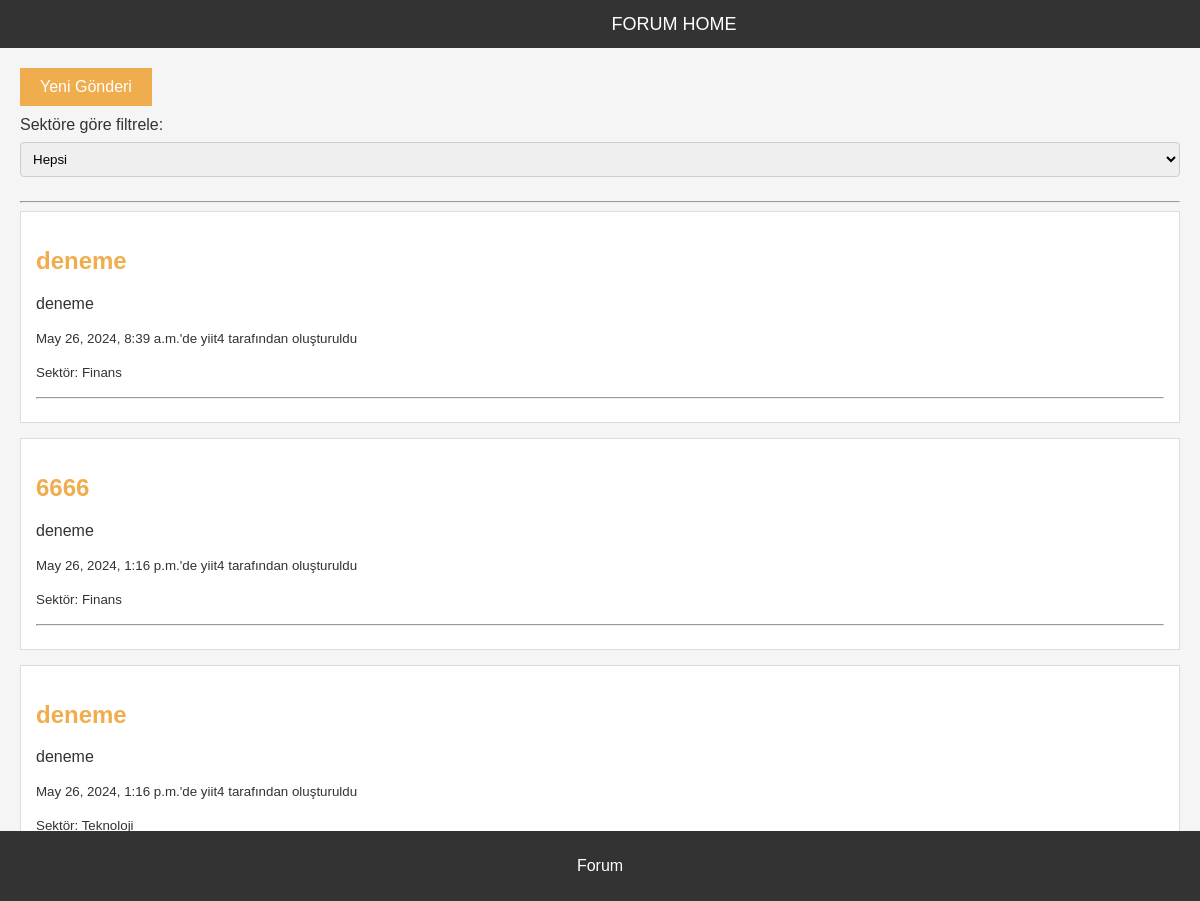
The page /forum_home on the database its author committed.
### blog/models.py (models this page shows)
class Post(models.Model):
    title = models.CharField(max_length=200)
    author = models.ForeignKey(settings.AUTH_USER_MODEL, on_delete=models.CASCADE)
    content = models.TextField()
    created_at = models.DateTimeField(auto_now_add=True)
    updated_at = models.DateTimeField(auto_now=True)
    views = models.IntegerField(default=0)

### blog/views.py (the view)
# urls.py: path('forum_home', views.forum_home, name='forum_home'),
def forum_home(request):
    sector = request.GET.get('sector', None)
    if sector:
        posts = Post.objects.filter(sector=sector)
    else:
        posts = Post.objects.all()
    return render(request, 'blog/forum_home.html', {'posts': posts, 'sector': sector})

### blog/templates/blog/forum_home.html (shortened to what this page needs)
<!DOCTYPE html>
<html lang="tr">
<head>
</head>
<body>
    <header>
        <h1>Forum Home</h1>
        <nav>
            <p>FORUM HOME</p>
        </nav>
    </header>
    <main>
        <div class="row justify-content-center">
            <div class="col-md-6">
                <a href="{% url 'new_post' %}" class="btn btn-primary">Yeni Gönderi</a>
            </div>
            <div class="col-md-6">
                <label for="sector-filter">Sektöre göre filtrele:</label>
                <select id="sector-filter" class="form-control">
                    <option value="">Hepsi</option>
                </select>
            </div>
        </div>
        <hr>
        {% for post in posts %}
            <div class="post" data-sector="{{ post.sector }}">
                <h2><a href="{% url 'post_detail' post.id %}" class="post-title">{{ post.title }}</a></h2>
                <p>{{ post.content|truncatewords:30 }}</p>
                <p><small>{{ post.created_at }}'de {{ post.author }} tarafından oluşturuldu</small></p>
                <p><small>Sektör: {{ post.sector }}</small></p>
                {% if not forloop.last %}
                    <hr>
                {% endif %}
            </div>
        {% empty %}
            <p>Gönderi bulunamadı.</p>
        {% endfor %}
    </main>
    <footer>
        <p>Forum</p>
    </footer>
</body>
</html>

### blog/templates/blog/forum_home.html (style rules this page uses)
body { font-family: Arial, sans-serif; background-color: #f5f5f5; color: #333; margin: 0; padding: 0; }
header { background-color: #333; color: #fff; padding: 10px; display: flex; justify-content: space-between; align-items: center; }
header h1 { margin: 0; font-size: 24px; }
header nav { display: flex; flex-grow: 1; justify-content: center; }
header nav p { color: #fff; font-size: 18px; margin: 0; }
main { padding: 20px; }
h1 { color: #333; }
.btn-primary { background-color: #f0ad4e; color: #fff; border: none; padding: 10px 20px; text-decoration: none; display: inline-block; margin-bottom: 10px; }
.post { background-color: #fff; border: 1px solid #ddd; padding: 15px; margin-bottom: 15px; }
.post-title { color: #f0ad4e; text-decoration: none; }
footer { background-color: #333; color: #fff; text-align: center; padding: 10px 0; position: fixed; width: 100%; bottom: 0; }
.form-control { width: 100%; padding: 8px; border-radius: 4px; border: 1px solid #ccc; box-sizing: border-box; margin-top: 8px; margin-bottom: 16px; }

### rows shown on the page
Post: title "deneme", content "deneme", created_at "May 26, 2024, 8:39 a.m.", author "yiit4", sector "Finans"
Post: title "6666", content "deneme", created_at "May 26, 2024, 1:16 p.m.", author "yiit4", sector "Finans"
Post: title "deneme", content "deneme", created_at "May 26, 2024, 1:16 p.m.", author "yiit4", sector "Teknoloji"
